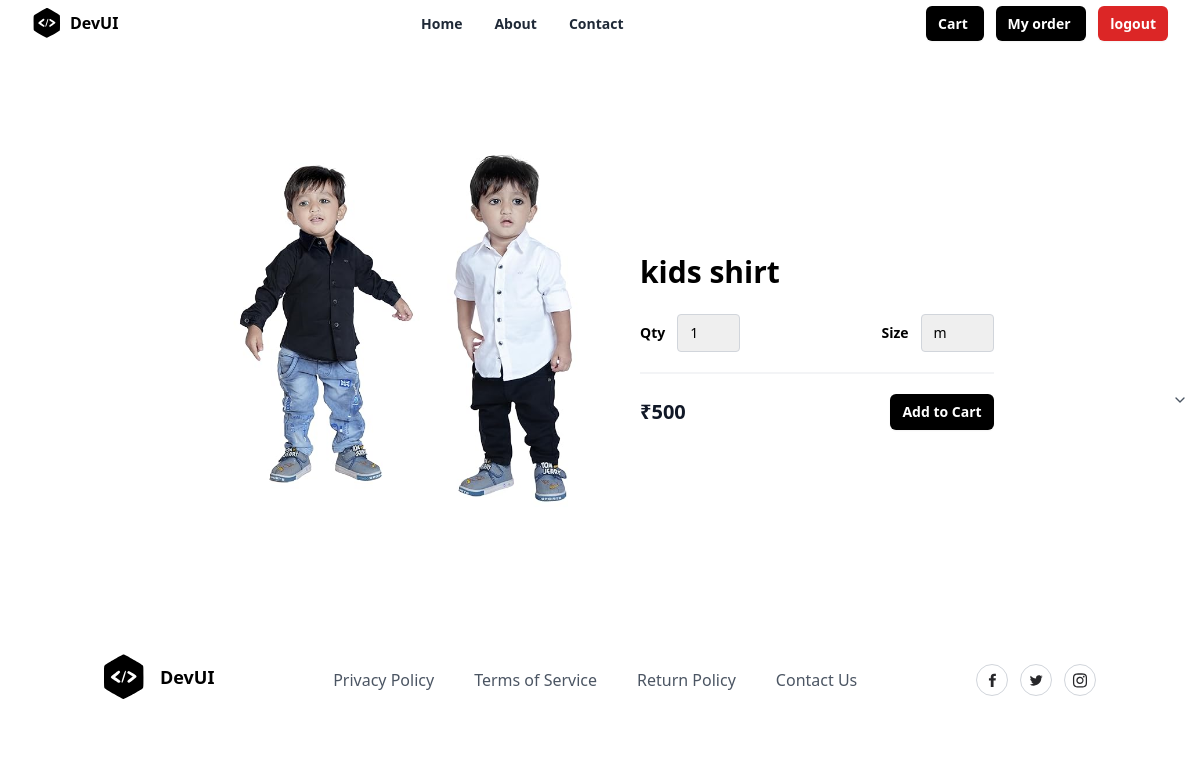
The page /products/1/ on the database its author committed.
### store/models.py (models this page shows, shortened)
class Product(models.Model):
    title = models.CharField(max_length=200)
    description = models.TextField(null=True, blank=True)
    size_object = models.ManyToManyField(Size)
    category_object = models.ForeignKey(Category, on_delete=models.CASCADE)
    brand_object = models.ForeignKey(Brand, on_delete=models.CASCADE)
    image = models.ImageField(upload_to='product_images', null=True, blank=True, default='product_images/default.jpg')
    price = models.PositiveIntegerField()
    tag_object=models.ManyToManyField(Tag)
    created_date = models.DateTimeField(auto_now_add=True)
    updated_date = models.DateTimeField(auto_now=True)
    is_active = models.BooleanField(default=True)

### store/views.py (the view)
# urls.py: path('products/<int:pk>/',views.ProductDetailView.as_view(),name="product-detail"),
class ProductDetailView(View):
    def get(self,request,*args,**kwargs):
        id=kwargs.get("pk")
        qs=Product.objects.get(id=id)
        return render(request,"product_detail.html",{"data":qs})

### store/templates/product_detail.html (shortened to what this page needs)
{% extends 'base.html' %}
{% block main_block %}
<section class="overflow-hidden">
    <form method="post" action="{% url 'add-cart' data.id %}">
        <div class="mx-auto max-w-5xl px-5 py-24">
            <div class="mx-auto flex flex-wrap items-center lg:w-4/5">
                <img
                    alt="Nike Air Max 21A"
                    class="h-64 w-full rounded object-cover lg:h-96 lg:w-1/2"
                    src="{{ data.image.url }}"
                />
                <div class="mt-6 w-full lg:mt-0 lg:w-1/2 lg:pl-10">
                    <h1 class="my-4 text-3xl font-semibold text-black">{{ data.title }}</h1>
                    <div class="mb-5 mt-6 flex items-center border-b-2 border-gray-100 pb-5">
                        <div class="flex items-center">
                            <label for="quantity" class="mr-3 text-sm font-semibold">Qty</label>
                            <select id="quantity" name="qty" class="appearance-none rounded border border-gray-300 py-2 pl-3 pr-10 text-sm focus:border-black focus:outline-none focus:ring-2 focus:ring-black">
                                <option>1</option>
                            </select>
                        </div>
                        <div class="ml-auto flex items-center">
                            <label for="weight" class="mr-3 text-sm font-semibold">Size</label>
                            <select id="size" name="size" class="appearance-none rounded border border-gray-300 py-2 pl-3 pr-10 text-sm focus:border-black focus:outline-none focus:ring-2 focus:ring-black">
                                {% for sob in data.size_object.all %}
                                <option value="{{ sob.name }}">{{ sob.name }}</option>
                                {% endfor %}
                            </select>
                            <span class="pointer-events-none absolute right-0 top-0 flex h-full w-10 items-center justify-center text-center text-gray-600">
                                <svg
                                    xmlns="http://www.w3.org/2000/svg"
                                    width="16"
                                    height="16"
                                    viewBox="0 0 24 24"
                                    fill="none"
                                    stroke="currentColor"
                                    stroke-width="2"
                                    stroke-linecap="round"
                                    stroke-linejoin="round"
                                    class="lucide lucide-chevron-down"
                                >
                                    <polyline points="6 9 12 15 18 9"></polyline>
                                </svg>
                            </span>
                        </div>
                    </div>
                    <div class="flex items-center justify-between">
                        <span class="title-font text-xl font-bold text-gray-900">₹{{ data.price }}</span>
                        <button
                            type="submit"
                            class="rounded-md bg-black px-3 py-2 text-sm font-semibold text-white shadow-sm hover:bg-black/80 focus-visible:outline focus-visible:outline-2 focus-visible:outline-offset-2 focus-visible:outline-black"
                        >
                            Add to Cart
                        </button>
                    </div>
                </div>
            </div>
        </div>
    </form>
</section>
{% endblock %}

### rows shown on the page
Product: image (picture), title "kids shirt", price "500"

### other values the page prints
form field size "m"
